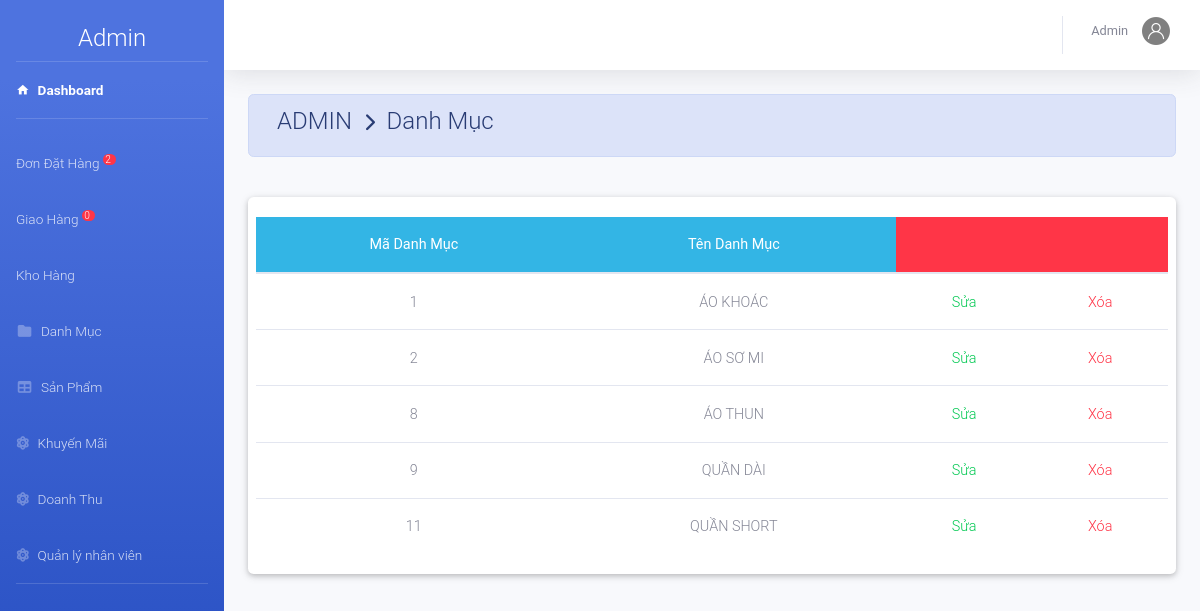
Screenshot of /admin/index.php?action=danhmuc& (signed in) with the database file from the repository.
### tables this page shows
CREATE TABLE `nhacc` (
  `MaNCC` int(11) NOT NULL,
  `TenNCC` varchar(50) NOT NULL
);

### public/admin/danhmuc/danhmuc.php (the view, shortened to what this page needs)
<?php
	include_once('../model/database.php');
	$sql="select *from nhacc ";
	$rs=mysqli_query($conn,$sql);
?>
<div class="container-fluid">
    <div class=" alert alert-primary">
        <h4 class="page-title">
             ADMIN &#160;<i class="fas fa-chevron-right" style="font-size: 18px"></i>&#160; Danh Mục
        </h4>
    </div><br>
    <?php include_once('danhmuc/main.php');?>
    <div class="card card-body">
        <div class="row">
            <table class="table table-hover m-auto text-center" style="font-size: 13px;">
                <thead class="badge-info">
                    <tr>
                        <th>Mã Danh Mục</th>
                        <th>Tên Danh Mục</th>
                        <th colspan="2" class="badge-danger"></th>
                    </tr>
                </thead>
                <tbody>
                    <?php $so=0;
		 while ($row=mysqli_fetch_array($rs)) { ?>
                    <tr>
                        <td><?php echo $row['MaNCC']; ?></td>
                        <td><?php echo $row['TenNCC']; ?></td>
                        <td><a href="index.php?action=danhmuc&view=suadm&madm=<?php echo $row['MaNCC']; ?>" class="text-success">Sửa</a></td>
                        <td><a href="danhmuc/main.php?view=xoadm&madm=<?php echo $row['MaNCC']; ?>" class="text-danger">Xóa</a></td>
                    </tr>
                    <?php	} ?>
                </tbody>
            </table>
        </div>
    </div>
</div>

### rows the page displays
nhacc: MaNCC "1", TenNCC "ÁO KHOÁC"
nhacc: MaNCC "2", TenNCC "ÁO SƠ MI"
nhacc: MaNCC "8", TenNCC "ÁO THUN"
nhacc: MaNCC "9", TenNCC "QUẦN DÀI"
nhacc: MaNCC "11", TenNCC "QUẦN SHORT"

### other values shown
$dem "2"
$dem "0"
$nv['TenNV'] "Admin"
